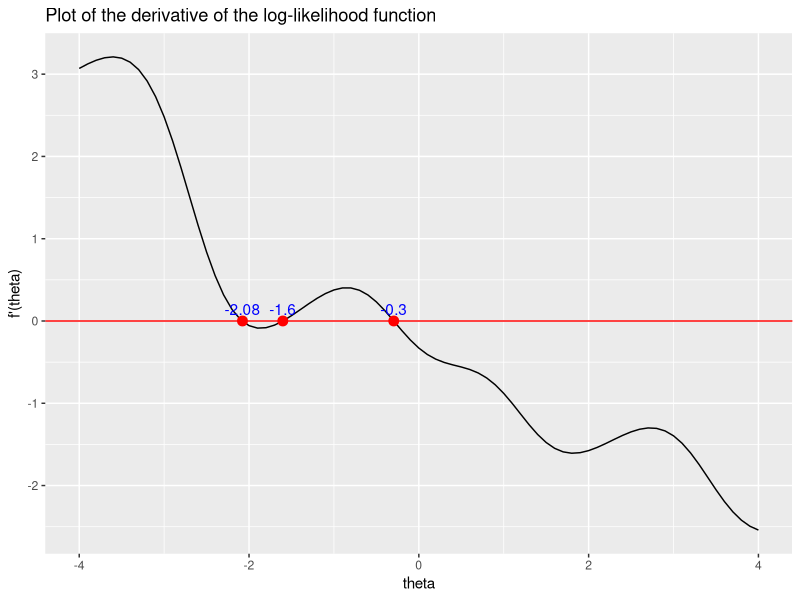
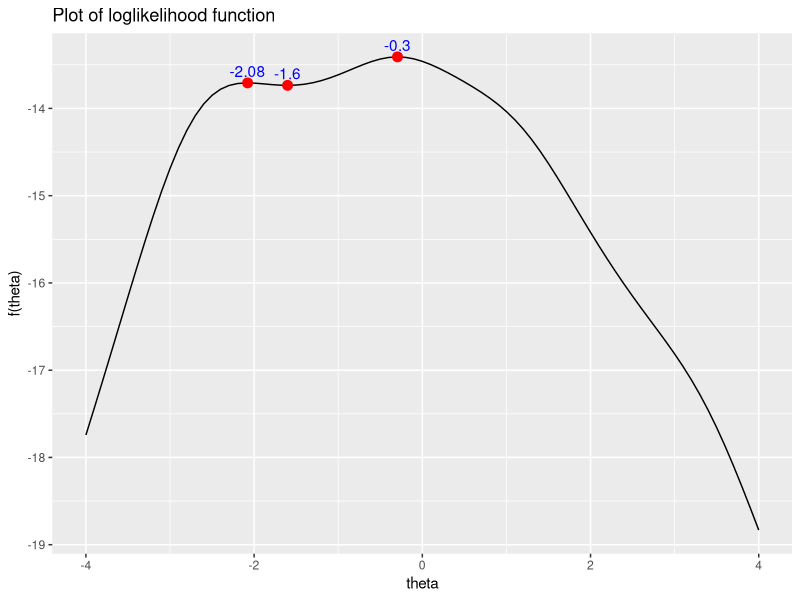
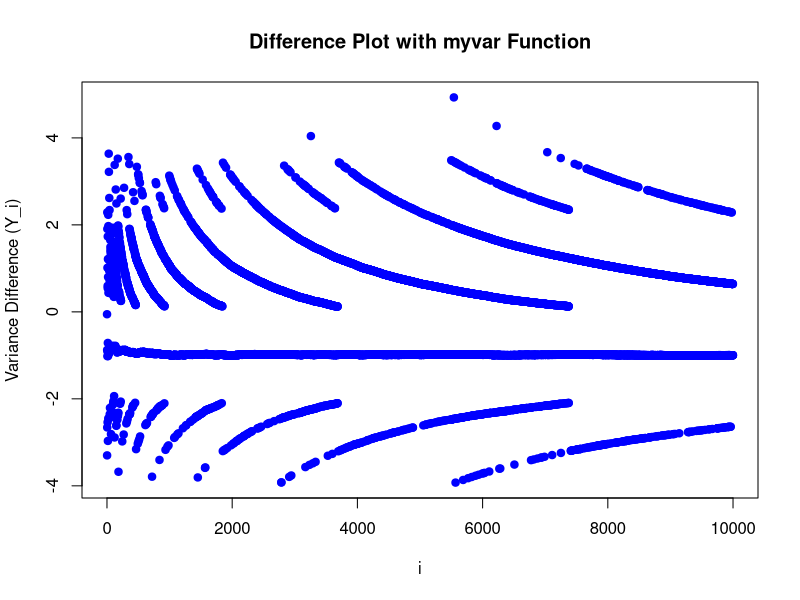
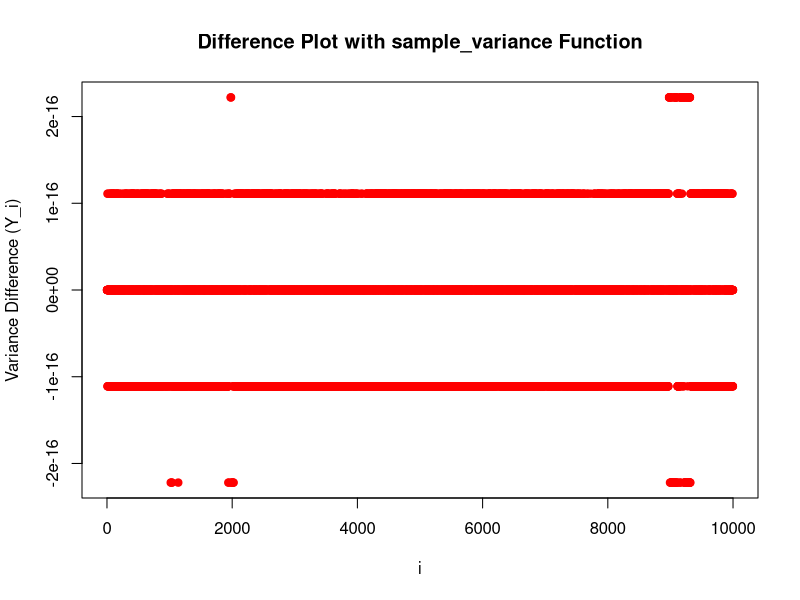
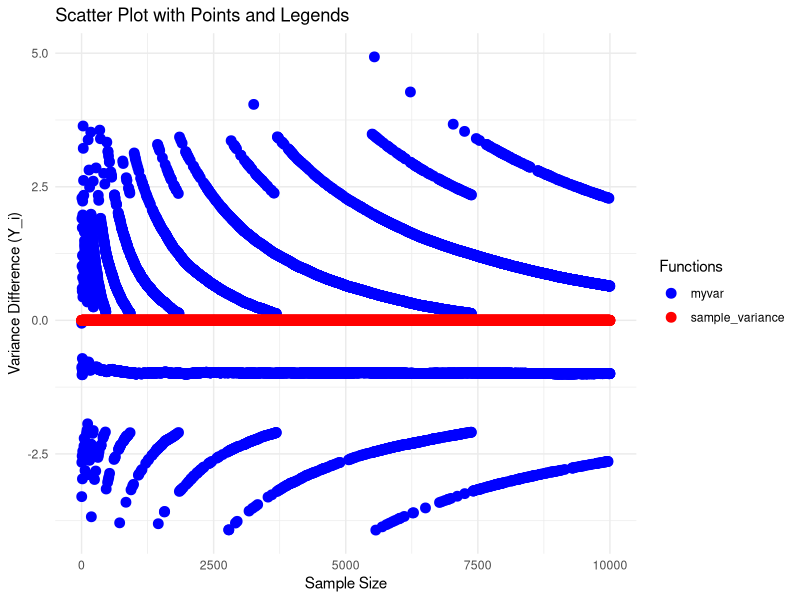
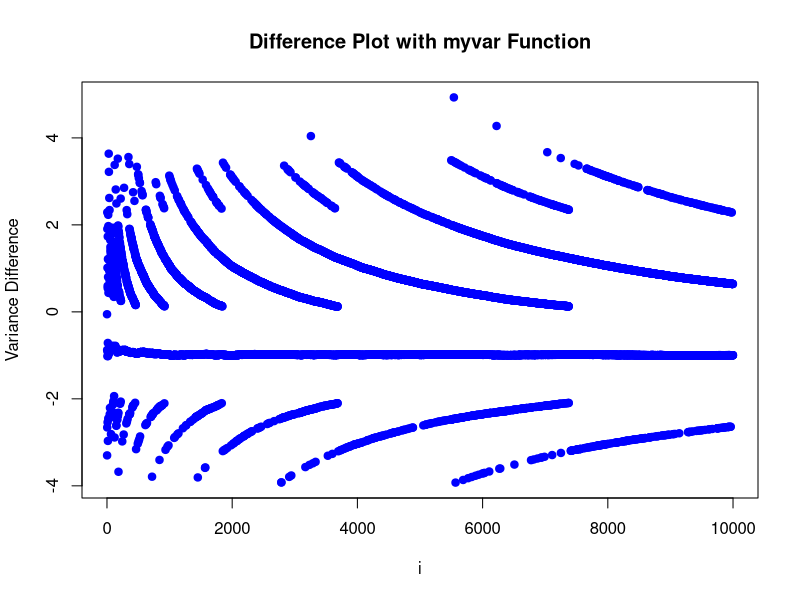
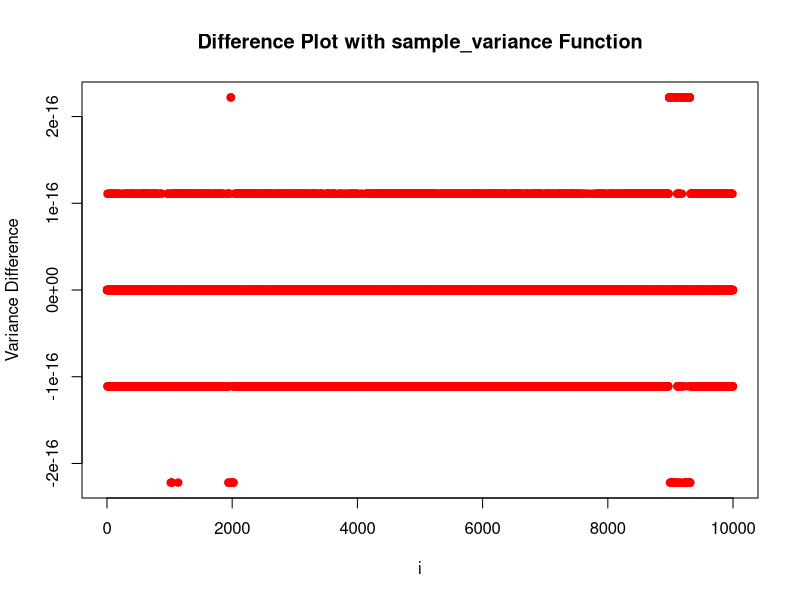
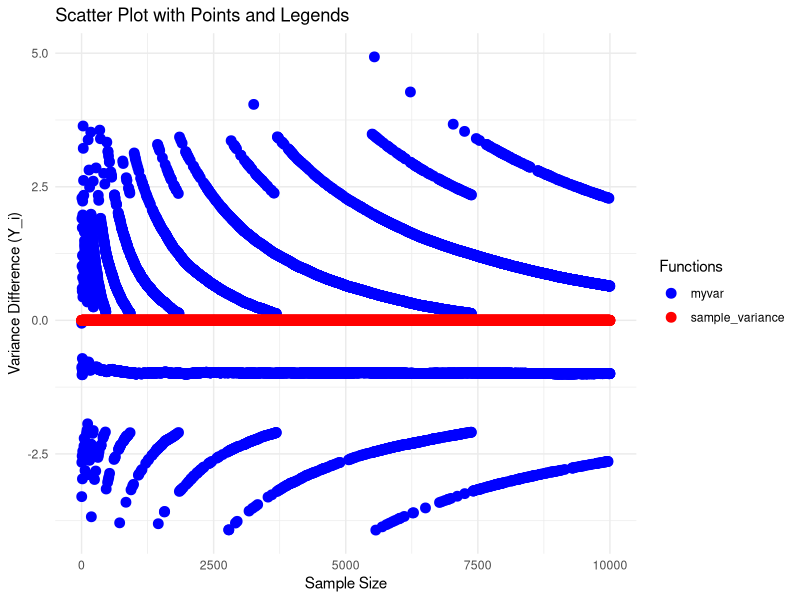

Reproduce these figures in R, in order.
## ---- chunk 1
knitr::opts_chunk$set(echo = TRUE)
library(ggplot2)
## ---- chunk 2
# Define the functions
loglikelihood <- function(x, theta){
  n <- length(x)
  y <- c()
  for (theta_i in theta){
    result <- -n*log(pi) - sum(log(1+(x-theta_i)^2))
    y <- c(y, result)
  }
  return(y)
}

loglikelihood_derivative <- function(x, theta){
  n <- length(x)
  y <- c()
  for (theta_i in theta){
    result <- sum((2*(x-theta_i))/(1+(x-theta_i)^2))
    y <- c(y, result)
  }
  return(y)
}
## ---- chunk 3
# Derivative graph
x <- c(-2.8, 3.4, 1.2, -0.3, -2.6)
theta <- seq(-4, 4, by = 0.1)
y2 <- loglikelihood_derivative(x, theta)

data <- data.frame(theta, y2)

# Create the plot
plot <- ggplot(data, aes(theta, y2)) +
  geom_line() +
  labs(x = "theta", y = "f'(theta)") +
  ggtitle("Plot of the derivative of the log-likelihood function")

# Add a horizontal red line at y = 0
plot <- plot + geom_hline(yintercept = 0, color = "red")

# Find the intersection points by looking for changes in sign of y2
intersection_points <- data.frame()
for (i in 2:length(y2)) {
  if (sign(y2[i]) != sign(y2[i - 1])) {
    x_intersection <- theta[i - 1] - (y2[i - 1] / (y2[i] - y2[i - 1])) * 0.1
    intersection_points <- rbind(intersection_points, data.frame(theta = x_intersection, y2 = 0))
  }
}
plot <- plot + geom_point(data = intersection_points, aes(x = theta, y = y2), color = "red", size = 3)
plot <- plot + geom_text(data = intersection_points, aes(x = theta, y = 0, label = round(theta, 2)), vjust = -0.5, color = "blue")

plot
## ---- chunk 4
x <- c(-2.8, 3.4, 1.2, -0.3, -2.6)
theta <- seq(-4, 4, by = 0.1)
y1 <- loglikelihood(x,theta)

data <- data.frame(theta, y1)
plot <- ggplot(data, aes(theta, y1)) +
  geom_line() +
  labs(x = "theta", y = "f(theta)") +
  ggtitle("Plot of loglikelihood function")


y3 <- loglikelihood(x, intersection_points$theta)
plot <- plot + geom_point(data = intersection_points, aes(x = theta, y = y3), color = "red", size = 3)
plot <- plot + geom_text(data = intersection_points, aes(x = theta, y = y3, label = round(theta, 2)), vjust = -0.5, color = "blue")
plot
## ---- chunk 5
# Define function for the secant method
secant <- function(t0, t1, epsilon, max_iter){
  iter <- 0
  while (iter <= max_iter){
    d_t1 <- loglikelihood_derivative(x, t1)
    d_t0 <- loglikelihood_derivative(x, t0)
    t2 <- t1 - (d_t1*((t1 - t0)/(d_t1 - d_t0)))
    if (abs(t2 - t1) < epsilon){
      cat("Iteration:", iter, "\n")
      return(t2)
    }
    t0 <- t1
    t1 <- t2
    iter <- iter + 1
  }
  stop("Secant method did not converge within the specified number of iterations.")
}
## ---- chunk 6
t0 <- -0.3
t1 <- -0.2
epsilon <- 0.000000000005
max_iter <- 10000
secant(t0, t1, epsilon, max_iter)
## ---- chunk 7
# Using optimize function
my_function <- function(theta){
  x <- c(-2.8, 3.4, 1.2, -0.3, -2.6)
  n <- length(x)
  y <- -n*log(pi) - sum(log(1+(x-theta)^2))
  return(y)
}

optimize(my_function, c(-4, 4), maximum = TRUE)
## ---- chunk 8
myvar <- function(x) {
  n <- length(x)
  sum_sq <- sum(x^2) # Define the sum of squares of x  
  sum_x <- sum(x)  # Define the sum of x  
  variance_x <- (sum_sq - (1/n) * sum_x^2) / (n - 1)
  return(variance_x)
}
## ---- chunk 9
# Define the given mean and variance
given_mean <- 10^8
given_variance <- 1

# Calculate the standard deviation
std_dev <- sqrt(given_variance)

# Generate the vector x with 10,000 random numbers
set.seed(123)
n <- 10000
x <- rnorm(n, given_mean, std_dev)
## ---- chunk 10
y1 <- c()
for (i in 2:length(x)){
  x_i <- x[1:i]
  y_i <- myvar(x_i) - var(x_i)
  y1 <- c(y1, y_i)
}
plot(y1, type = "p", col = "blue", pch = 19, xlab = "i", ylab = "Variance Difference (Y_i)", main = "Difference Plot with myvar Function")
## ---- chunk 11
sample_variance <- function(x){
  n <- length(x)
  result <- sum((x - mean(x))^2) / (n - 1)
  return(result)
}
## ---- chunk 12
y2 <- c()
for (i in 2:length(x)){
  x_i <- x[1:i]
  y_i <- sample_variance(x_i) - var(x_i)
  y2 <- c(y2, y_i)
}

plot(y2, type = "p", col = "red", pch = 19, xlab = "i", ylab = "Variance Difference (Y_i)", main = "Difference Plot with sample_variance Function")
## ---- chunk 13
x_df <- seq(2, length(x), by = 1)
df <- data.frame(x_df = x_df, 'myvar' = y1, 'sample_variance' = y2)

ggplot(df, aes(x = x_df)) +
  geom_point(aes(y = y1, color = "myvar"), size = 3) +
  geom_point(aes(y = y2, color = "sample_variance"), size = 3) +
  scale_color_manual(values = c("myvar" = "blue", "sample_variance" = "red"), name = "Functions") +
  labs(
    title = "Scatter Plot with Points and Legends",
    x = "Sample Size",
    y = "Variance Difference (Y_i)"
  ) +
  theme_minimal()
## ---- chunk 14
# Define the functions
loglikelihood <- function(x, theta){
  n <- length(x)
  y <- c()
  for (theta_i in theta){
    result <- -n*log(pi) - sum(log(1+(x-theta_i)^2))
    y <- c(y, result)
  }
  return(y)
}

loglikelihood_derivative <- function(x, theta){
  n <- length(x)
  y <- c()
  for (theta_i in theta){
    result <- sum((2*(x-theta_i))/(1+(x-theta_i)^2))
    y <- c(y, result)
  }
  return(y)
}
## ---- chunk 15
# Derivative graph
x <- c(-2.8, 3.4, 1.2, -0.3, -2.6)
theta <- seq(-4, 4, by = 0.1)
y2 <- loglikelihood_derivative(x, theta)

data <- data.frame(theta, y2)

# Create the plot
plot <- ggplot(data, aes(theta, y2)) +
  geom_line() +
  labs(x = "theta", y = "f'(theta)") +
  ggtitle("Plot of the derivative of the log-likelihood function")

# Add a horizontal red line at y = 0
plot <- plot + geom_hline(yintercept = 0, color = "red")

# Find the intersection points by looking for changes in sign of y2
intersection_points <- data.frame()
for (i in 2:length(y2)) {
  if (sign(y2[i]) != sign(y2[i - 1])) {
    x_intersection <- theta[i - 1] - (y2[i - 1] / (y2[i] - y2[i - 1])) * 0.1
    intersection_points <- rbind(intersection_points, data.frame(theta = x_intersection, y2 = 0))
  }
}
plot <- plot + geom_point(data = intersection_points, aes(x = theta, y = y2), color = "red", size = 3)
plot <- plot + geom_text(data = intersection_points, aes(x = theta, y = 0, label = round(theta, 2)), vjust = -0.5, color = "blue")

#plot
## ---- chunk 16
x <- c(-2.8, 3.4, 1.2, -0.3, -2.6)
theta <- seq(-4, 4, by = 0.1)
y1 <- loglikelihood(x,theta)

data <- data.frame(theta, y1)
plot <- ggplot(data, aes(theta, y1)) +
  geom_line() +
  labs(x = "theta", y = "f(theta)") +
  ggtitle("Plot of loglikelihood function")


y3 <- loglikelihood(x, intersection_points$theta)
plot <- plot + geom_point(data = intersection_points, aes(x = theta, y = y3), color = "red", size = 3)
plot <- plot + geom_text(data = intersection_points, aes(x = theta, y = y3, label = round(theta, 2)), vjust = -0.5, color = "blue")
#plot
## ---- chunk 17
# Define function for the secant method
secant <- function(t0, t1, epsilon, max_iter){
  iter <- 0
  while (iter <= max_iter){
    d_t1 <- loglikelihood_derivative(x, t1)
    d_t0 <- loglikelihood_derivative(x, t0)
    t2 <- t1 - (d_t1*((t1 - t0)/(d_t1 - d_t0)))
    if (abs(t2 - t1) < epsilon){
      cat("Iteration:", iter, "\n")
      return(t2)
    }
    t0 <- t1
    t1 <- t2
    iter <- iter + 1
  }
  stop("Secant method did not converge within the specified number of iterations.")
}
## ---- chunk 18
t0 <- -0.3
t1 <- -0.2
epsilon <- 0.000000000005
max_iter <- 10000
secant(t0, t1, epsilon, max_iter)
## ---- chunk 19
# Using optimize function
my_function <- function(theta){
  x <- c(-2.8, 3.4, 1.2, -0.3, -2.6)
  n <- length(x)
  y <- -n*log(pi) - sum(log(1+(x-theta)^2))
  return(y)
}

optimize(my_function, c(-4, 4), maximum = TRUE)
## ---- chunk 20
myvar <- function(x) {
  n <- length(x)
  sum_sq <- sum(x^2) # Define the sum of squares of x  
  sum_x <- sum(x)  # Define the sum of x  
  variance_x <- (sum_sq - (1/n) * sum_x^2) / (n - 1)
  return(variance_x)
}
## ---- chunk 21
# Define the given mean and variance
given_mean <- 10^8
given_variance <- 1

# Calculate the standard deviation
std_dev <- sqrt(given_variance)

# Generate the vector x with 10,000 random numbers
set.seed(123)
n <- 10000
x <- rnorm(n, given_mean, std_dev)
## ---- chunk 22
y1 <- c()
for (i in 2:length(x)){
  x_i <- x[1:i]
  y_i <- myvar(x_i) - var(x_i)
  y1 <- c(y1, y_i)
}
plot(y1, type = "p", col = "blue", pch = 19, xlab = "i", ylab = "Variance Difference", main = "Difference Plot with myvar Function")
## ---- chunk 23
sample_variance <- function(x){
  n <- length(x)
  result <- sum((x - mean(x))^2) / (n - 1)
  return(result)
}
## ---- chunk 24
y2 <- c()
for (i in 2:length(x)){
  x_i <- x[1:i]
  y_i <- sample_variance(x_i) - var(x_i)
  y2 <- c(y2, y_i)
}

plot(y2, type = "p", col = "red", pch = 19, xlab = "i", ylab = "Variance Difference", main = "Difference Plot with sample_variance Function")
## ---- chunk 25
x_df <- seq(2, length(x), by = 1)
df <- data.frame(x_df = x_df, 'myvar' = y1, 'sample_variance' = y2)

ggplot(df, aes(x = x_df)) +
  geom_point(aes(y = y1, color = "myvar"), size = 3) +
  geom_point(aes(y = y2, color = "sample_variance"), size = 3) +
  scale_color_manual(values = c("myvar" = "blue", "sample_variance" = "red"), name = "Functions") +
  labs(
    title = "Scatter Plot with Points and Legends",
    x = "Sample Size",
    y = "Variance Difference (Y_i)"
  ) +
  theme_minimal()
